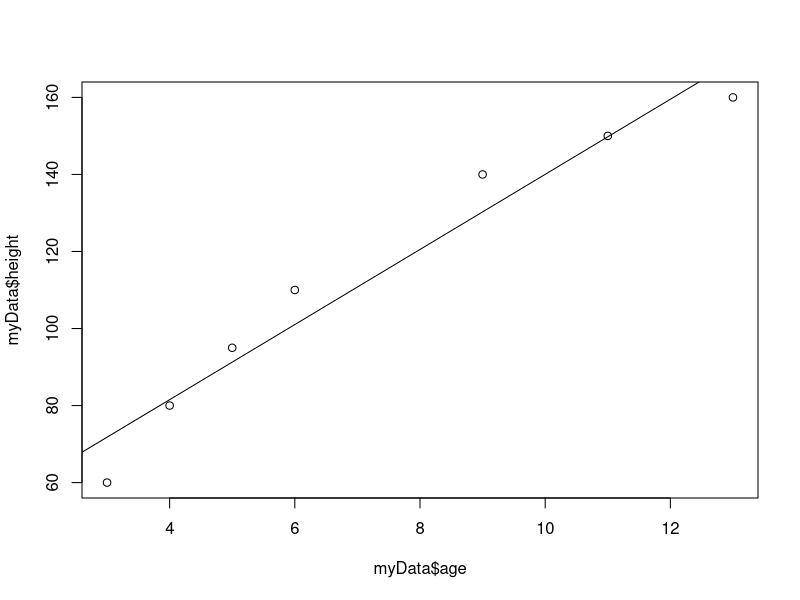
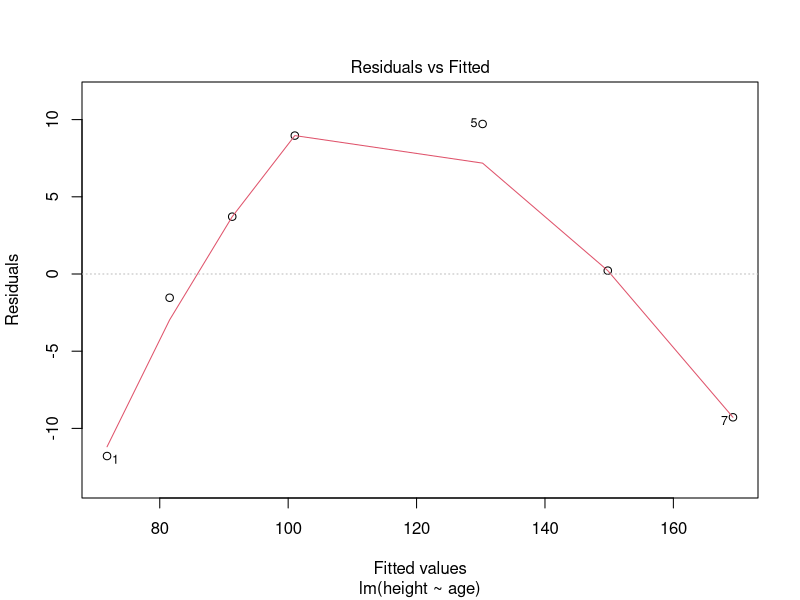
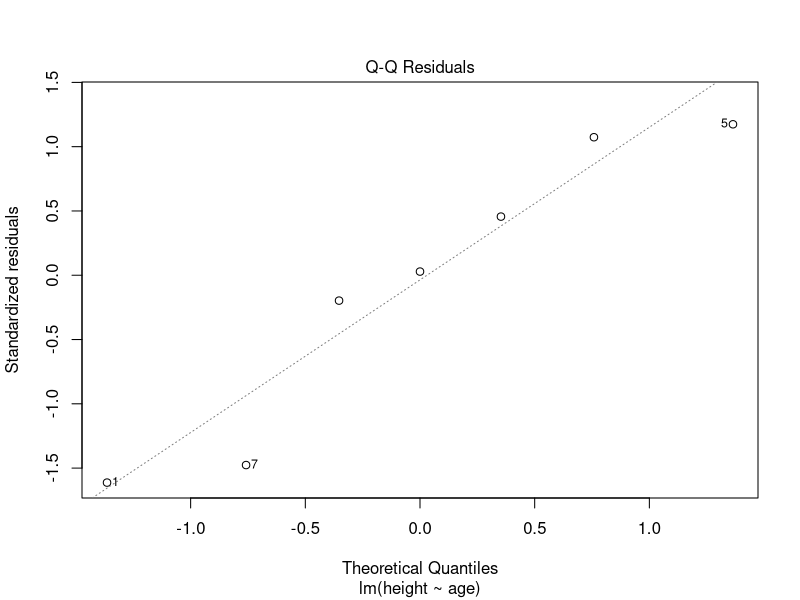
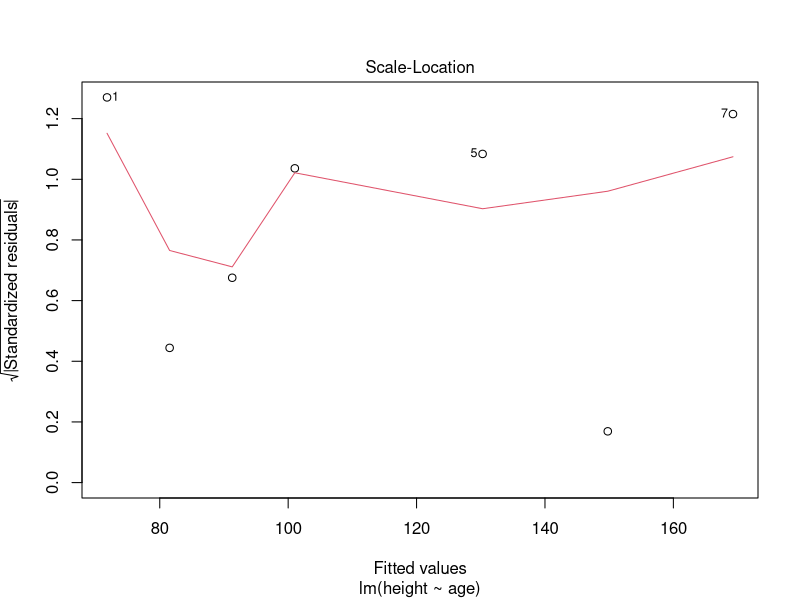
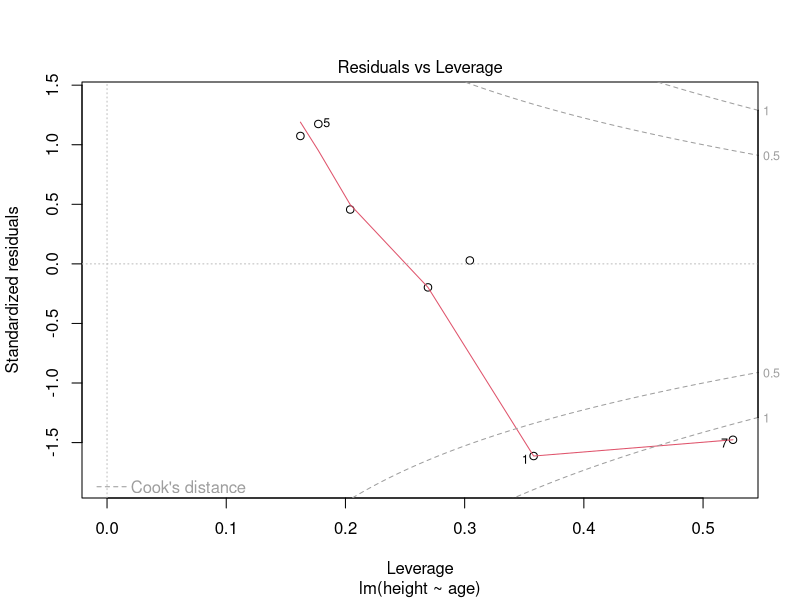

Recreate these plots in R, in order.
# example of linear regression 

# Generate Example data
age    <- c(3, 4, 6, 5, 9, 11, 13)
height <- c(60, 80, 110, 95, 140, 150, 160)
myData <- data.frame(age,height)

# look at the data
plot(myData$age,myData$height)


# calculate the linear regression
# height = slope * age + y-intercept (is what we would normally write) 
# height = y-intercept + slope1 * age   (is how r expects it and you don't need the y-intercept)
myModel <- lm(height ~ age, data = myData) # we use the ~ when describing the model to awoid confusion

# now we have the fitted model but we want the summary of the result
summary(myModel)

# the residuals should be approximately symmetrical with a median close to 0, Remember that for 
# a linear model it is the residuals that should be normally distributed

# The coefficients has two sets of values, a more complex model would have more
# the first is the intercept, this just tells us where the line intercepts the y-axis
# there is the estimate for the intercept and the standard error for that intercept, we could use
# that to calculate the confidence interval for the intercept too. The t-value is
# used to calculate the p-value. The p-value tells us if the intercept is significantly
# different from 0. Often we don't really care about the p-value for the intercept
#
# The next line is in this case called 'age' because it is the slope we should multiply
# age with. You could ask why it is not called slope but that is because we can have 
# more than one slope so it is important what variable a slope comes from.
# If age is a useful predictor of height we would expect the p-value for the slope
# to be significant

# The significance codes just tells us what the stars *** mean

# The last block of text tells us how good the model is. 
# The Multiple R-squared is the same as R-squared for correlation and tells us how
# much of the variation our model explains.
# The adjusted R-squared is the R-squared scaled by the number of parameters in the model, 
# it is only really relevant for multiple linear regression
# The last line tells us if the R-Squared value is significantly different from 0
# it will show F-statistic and degrees of freedom but we only really care about the p-value
# If this value is significant we know that R-squared is different from 0 

# you can plot the line in your figure using abline() 
abline(myModel)

# REMEMBER that the values you find here are estimates, you do not know the true
# slope or intercept and that is why they have standard errors 

# we can plot diagnostic plots for the model with plot
plot(myModel) 

# youtube links
# https://www.youtube.com/watch?v=u1cc1r_Y7M0
